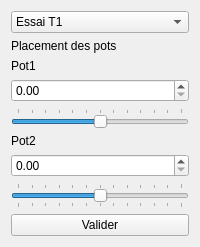
      <widget class="QWidget" name="page_9">
       <layout class="QGridLayout" name="gridLayout_13">
        <item row="4" column="0">
         <widget class="QSlider" name="sliderPlacementPot1">
          <property name="maximum">
           <number>12</number>
          </property>
          <property name="sliderPosition">
           <number>6</number>
          </property>
          <property name="orientation">
           <enum>Qt::Horizontal</enum>
          </property>
          <property name="tickPosition">
           <enum>QSlider::TicksAbove</enum>
          </property>
          <property name="tickInterval">
           <number>1</number>
          </property>
         </widget>
        </item>
        <item row="2" column="0">
         <widget class="QLabel" name="label_19">
          <property name="text">
           <string>Pot1</string>
          </property>
         </widget>
        </item>
        <item row="3" column="0">
         <widget class="QDoubleSpinBox" name="boxPlacementPot1"/>
        </item>
        <item row="1" column="0">
         <widget class="QLabel" name="label_18">
          <property name="text">
           <string>Placement des pots</string>
          </property>
         </widget>
        </item>
        <item row="12" column="0">
         <widget class="QPushButton" name="validerPlacementPots">
          <property name="text">
           <string>Valider</string>
          </property>
         </widget>
        </item>
        <item row="5" column="0">
         <widget class="QLabel" name="label_20">
          <property name="text">
           <string>Pot2</string>
          </property>
         </widget>
        </item>
        <item row="6" column="0">
         <widget class="QDoubleSpinBox" name="boxPlacementPot2"/>
        </item>
        <item row="7" column="0">
         <widget class="QSlider" name="sliderPlacementPot2">
          <property name="maximum">
           <number>12</number>
          </property>
          <property name="value">
           <number>6</number>
          </property>
          <property name="sliderPosition">
           <number>6</number>
          </property>
          <property name="orientation">
           <enum>Qt::Horizontal</enum>
          </property>
          <property name="tickPosition">
           <enum>QSlider::TicksBothSides</enum>
          </property>
          <property name="tickInterval">
           <number>1</number>
          </property>
         </widget>
        </item>
        <item row="0" column="0">
         <widget class="QComboBox" name="selecteurEssai">
          <item>
           <property name="text">
            <string>Essai T1</string>
           </property>
          </item>
          <item>
           <property name="text">
            <string>Essai T2</string>
           </property>
          </item>
         </widget>
        </item>
       </layout>
      </widget>
